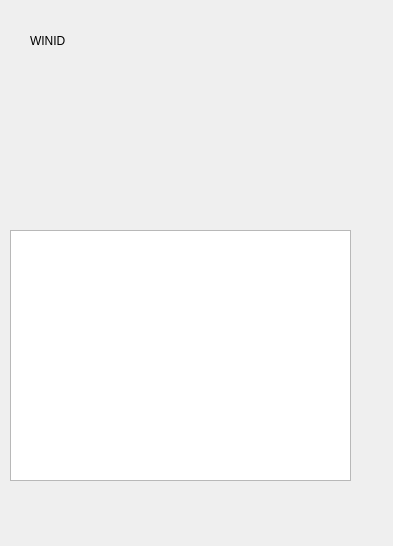
<?xml version="1.0" encoding="UTF-8"?>
<ui version="4.0">
 <class>AppManager</class>
 <widget class="QWidget" name="AppManager">
  <property name="geometry">
   <rect>
    <x>0</x>
    <y>0</y>
    <width>393</width>
    <height>546</height>
   </rect>
  </property>
  <property name="minimumSize">
   <size>
    <width>50</width>
    <height>50</height>
   </size>
  </property>
  <property name="windowTitle">
   <string>Form</string>
  </property>
  <widget class="QLabel" name="label_status">
   <property name="geometry">
    <rect>
     <x>40</x>
     <y>270</y>
     <width>301</width>
     <height>41</height>
    </rect>
   </property>
   <property name="text">
    <string/>
   </property>
  </widget>
  <widget class="QLabel" name="label_winid">
   <property name="geometry">
    <rect>
     <x>30</x>
     <y>20</y>
     <width>271</width>
     <height>41</height>
    </rect>
   </property>
   <property name="text">
    <string>WINID</string>
   </property>
  </widget>
  <widget class="QTextBrowser" name="textBrowser">
   <property name="geometry">
    <rect>
     <x>10</x>
     <y>230</y>
     <width>341</width>
     <height>251</height>
    </rect>
   </property>
  </widget>
 </widget>
 <resources/>
 <connections/>
</ui>
